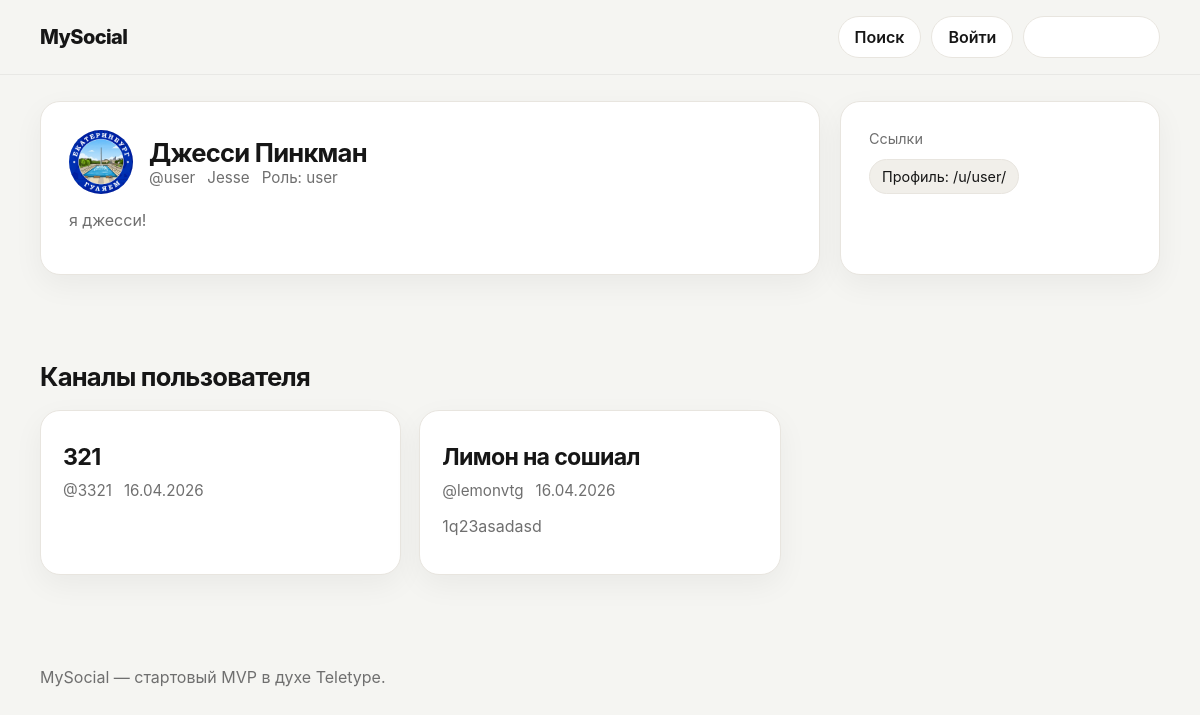
The app's page /u/user/ with its own data.
### users/models.py (models this page shows, shortened)
class Profile(models.Model):
    ROLE_CHOICES = (
        ('user', 'User'),
        ('moderator', 'Moderator'),
        ('admin', 'Admin'),
    )
    user = models.OneToOneField(User, on_delete=models.CASCADE, related_name='profile')
    nickname = models.CharField(max_length=50, unique=True)
    slug = models.SlugField(max_length=60, unique=True)
    avatar = models.ImageField(upload_to='avatars/', blank=True, null=True)
    bio = models.TextField(blank=True)
    role = models.CharField(max_length=20, choices=ROLE_CHOICES, default='user')
    is_banned = models.BooleanField(default=False)
    banned_reason = models.CharField(max_length=255, blank=True)

### channels_app/models.py (models this page shows, shortened)
class Channel(models.Model):
    owner = models.ForeignKey(User, on_delete=models.CASCADE, related_name='channels')
    title = models.CharField(max_length=120)
    slug = models.SlugField(max_length=140, unique=True)
    description = models.TextField(blank=True)
    avatar = models.ImageField(upload_to='channel_avatars/', blank=True, null=True)
    created_at = models.DateTimeField(auto_now_add=True)

### users/views.py (the view)
# urls.py: path('u/<slug:slug>/', profile_detail_view, name='profile_detail'),
def profile_detail_view(request, slug):
    profile = get_object_or_404(Profile, slug=slug)
    channels = profile.user.channels.all().order_by('-created_at')
    return render(request, 'users/profile.html', {'profile': profile, 'channels': channels})

### templates/users/profile.html (shortened to what this page needs)
{% extends 'base.html' %}
{% block content %}
<section class="page page-grid">
    <div class="card profile-header">
        <div style="display:flex;gap:16px;align-items:center;margin-bottom:16px;">
            {% if profile.avatar %}
                <img class="avatar" src="{{ profile.avatar.url }}" alt="">
            {% else %}
                <div class="avatar"></div>
            {% endif %}
            <div>
                <h1 class="section-title" style="margin:0;">{{ profile.nickname }}</h1>
                <div class="meta">
                    <span>@{{ profile.slug }}</span>
                    <span>{{ profile.user.username }}</span>
                    <span>Роль: {{ profile.role }}</span>
                </div>
            </div>
        </div>
        <p class="muted">{{ profile.bio|default:"Пользователь пока ничего не написал о себе." }}</p>
    </div>
    <aside class="card profile-header">
        <div class="eyebrow">Ссылки</div>
        <ul class="list-clean">
            <li><span class="badge">Профиль: /u/{{ profile.slug }}/</span></li>
        </ul>
    </aside>
</section>
<section class="page">
    <h2 class="section-title">Каналы пользователя</h2>
    <div class="grid grid-3">
        {% for channel in channels %}
            <a class="card article-card" href="{% url 'channel_detail' slug=channel.slug %}">
                <h3>{{ channel.title }}</h3>
                <div class="meta">
                    <span>@{{ channel.slug }}</span>
                    <span>{{ channel.created_at|date:"d.m.Y" }}</span>
                </div>
                <p class="muted">{{ channel.description|truncatechars:110 }}</p>
            </a>
        {% empty %}
            <div class="card article-card empty">У этого пользователя пока нет каналов.</div>
        {% endfor %}
    </div>
</section>
{% endblock %}

### static/css/style.css (style rules this page uses)
:root { --bg:#f5f5f2; --panel:#ffffff; --text:#161616; --muted:#6f6f6f; --line:#e8e5df; --accent:#111111; --shadow:0 10px 30px rgba(17,17,17,.05); --radius:20px; }
* { box-sizing:border-box }
html,body { margin:0;padding:0;background:var(--bg);color:var(--text);font-family:Inter, ui-sans-serif, system-ui, -apple-system, Segoe UI, Roboto, Arial, sans-serif }
a { color:inherit;text-decoration:none }
img { max-width:100%;display:block }
.card { background:var(--panel);border:1px solid var(--line);border-radius:var(--radius);box-shadow:var(--shadow) }
.eyebrow { color:var(--muted);font-size:.9rem;margin-bottom:12px }
.muted { color:var(--muted) }
.section-title { font-size:1.6rem;letter-spacing:-.03em;margin:0 0 18px }
.grid { display:grid;gap:18px }
.grid-3 { grid-template-columns:repeat(3,1fr) }
.article-card { padding:22px }
.article-card h3 { font-size:1.45rem;letter-spacing:-.03em;margin:10px 0 }
.meta { display:flex;gap:12px;flex-wrap:wrap;color:var(--muted);font-size:.95rem }
.page { padding:26px 0 60px }
.page-grid { display:grid;grid-template-columns:minmax(0,1fr) 320px;gap:20px }
.channel-header,.profile-header,.article-shell { padding:28px }
.badge { display:inline-flex;align-items:center;gap:8px;padding:8px 12px;border-radius:999px;background:#f1efea;border:1px solid var(--line);font-size:.9rem }
.list-clean { list-style:none;padding:0;margin:0;display:grid;gap:12px }
.avatar { width:64px;height:64px;border-radius:50%;object-fit:cover;background:#ece9e1 }

### records on screen
Profile: avatar (picture), nickname "Джесси Пинкман", slug "user", user.username "Jesse", role "user", bio "я джесси!"
Channel: title "321", slug "3321", created_at "16.04.2026"
Channel: title "Лимон на сошиал", slug "lemonvtg", created_at "16.04.2026", description "1q23asadasd"
